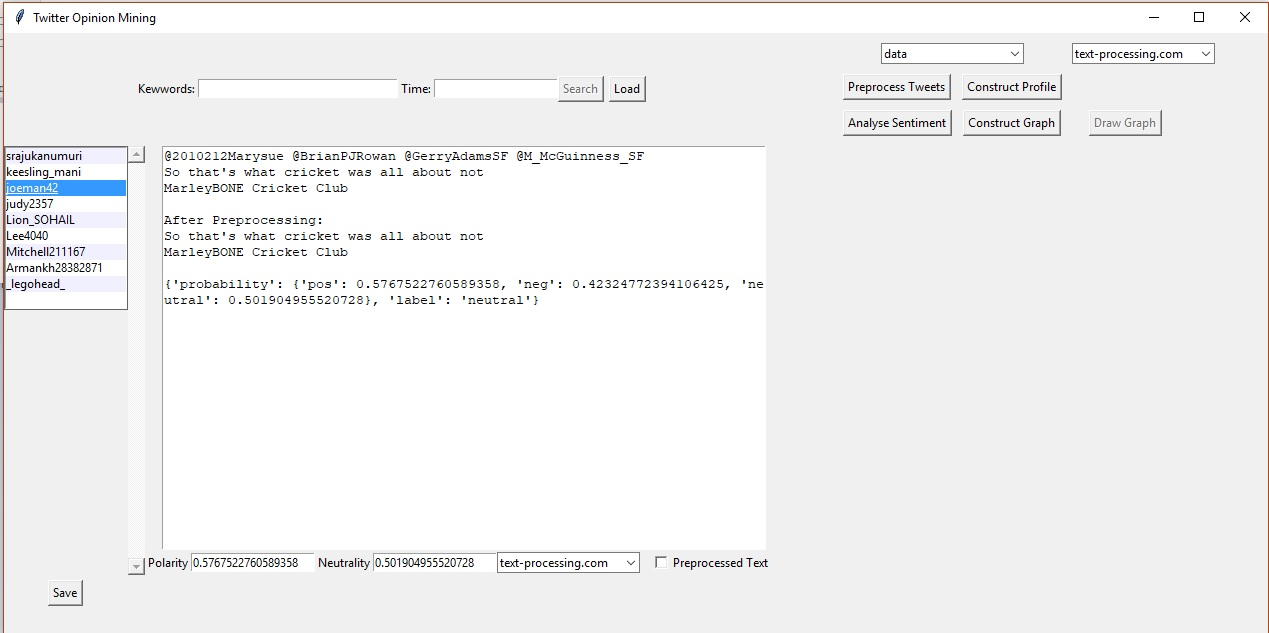

The script that drew this image:
import tkinter as tk
import tkinter.ttk as ttk
import functions_GH
import sentimentanalysis_GH
import graphconstruction
#databasename = 'saved_database'

class mainwindow():
        def __init__(self, master):

                self.master = master
                self.frame = tk.Frame(self.master)
                self.keylbl = tk.Label(self.frame, text = 'Kewwords:')
                self.keyframe = tk.Frame(self.frame, width = 200, height = 20)
                self.timelbl = tk.Label(self.frame, text = 'Time:')
                self.timeent = tk.Entry(self.frame)
                self.searchbtn = tk.Button(self.frame, text = 'Search', state = 'disabled', command = self.search) # search button to initiate streaming.
                self.loadbtn = tk.Button(self.frame, text = 'Load', state = 'normal', command= self.load)
                self.mwposition()
                self.keyframe.columnconfigure(0, weight=10)
                self.keyframe.grid_propagate(False)
                self.keyent = tk.Entry(self.keyframe)
                self.keyent.grid(sticky='WE')
                self.keyent.bind('<Key>', lambda e:self.searchbtn.config(state='normal'))                
                self.app1=analysiswindow(self.master)

        def mwposition(self):
                
                self.keylbl.grid(column = 0, row = 0)
                self.keyframe.grid(column = 1, row = 0)
                self.timelbl.grid(column = 2, row = 0)
                self.timeent.grid(column = 3, row = 0)
                self.searchbtn.grid(column = 4, row = 0)
                self.loadbtn.grid(column=5, row=0, padx=5)
                self.frame.grid(column = 0, row = 0, columnspan=3, padx = 15)

        def search(self): # will initiate the streaming process from Twitter.com
                self.count = 0
                if self.keyent.get() == '':
                        self.showmsg('Please provide at least one keywords')
                else:                        
                        if self.timeent.get()=='':
                                self.count, self.coll = functions_GH.search(self.keyent.get(), 300) # default time for streaming is 300 seconds
                                self.showlistbox()
                                self.showmsg('The number of collected tweets is:'+str(self.count))
                        else:
                                self.count, self.coll = functions_GH.search(self.keyent.get(), int(self.timeent.get()))
                                self.showlistbox()
                                self.showmsg('The number of collected tweets is:'+str(self.count))                       

        def load(self): # loading a collection of previously collected tweets from MongoDB database

                self.coll = functions_GH.getexistingdb(self.app1.dbcombo.get(),self.app1.dbcombo.get()+'_tweets') # assumed that collection name was formed by concatenating _tweets after the database name
                self.showlistbox()
                self.showmsg('Loaded from the database named'+self.app1.dbcombo.get()+', '+self.app1.dbcombo.get()+'_tweets')

        def showmsg(self, msg):
                
                tk.messagebox.showinfo('info',msg)
                
        def showlistbox(self): # will produce a listbox showing all the twitter users in the current database

                self.lbframe = tk.Frame(self.master, width = 100, height = 50)
                self.snlistbox = tk.Listbox(self.lbframe)
                self.snlistbox.grid(column=0, row=0, sticky='N')                
                self.lbscrollbar = tk.Scrollbar(self.lbframe, orient = 'vertical', command=self.snlistbox.yview)
                self.lbscrollbar.grid(column=1, row=0, sticky='NS')
                self.snlistbox.config(yscrollcommand=self.lbscrollbar.set)
                self.lbframe.grid(column = 0, row = 1, sticky='NW')
                self.snlistbox.bind('<Double-1>', self.showsentiment)
                self.snlistbox.bind('<<ListboxSelect>>', self.showsentiment)
                self.savebutton = tk.Button(self.lbframe, text='Save',command=self.savetodatabase)
                self.savebutton.grid(column=0, row=1, padx=5,pady=5)
                
                tweets = self.coll.find()
                index = 0
                for tweet in tweets:
                        self.snlistbox.insert('end', tweet.get('user').get('screen_name'))
                        if index%2 == 0:
                                self.snlistbox.itemconfigure(index, background = '#f0f0ff')
                        index = index+1

        def showsentiment(self, *args): # will create a text box showing the tweet text, preprocessed tweet text if any, and the sentiment scores

                self.snmtcomboselected = tk.StringVar()
                self.chkbtnvar = tk.IntVar()
                self.snmtframe = tk.Frame(self.lbframe, width = 75, height = 50)
                self.snmtframe.grid(column=2,row=0,sticky='NWES')
                self.snmttext = tk.Text(self.snmtframe, width=75, height=25)
                self.snmttext.grid(column=0,row=0,sticky='N')
                idx = self.snlistbox.curselection()
                index = int(idx[0])

                self.selectedTweettext = self.coll.find_one({'user.screen_name':self.snlistbox.get(index)}).get('text') # getting the tweet text for the selected users in the user listbox
                self.snmttext.insert('end', self.selectedTweettext+'\n\n')
                
                self.selectedTweettextP = self.coll.find_one({'user.screen_name':self.snlistbox.get(index)}).get('textP') # getting the preprocessed text of the selected user's tweet
                if self.selectedTweettextP != None:
                        self.snmttext.insert('end', 'After Preprocessing: '+self.selectedTweettextP+'\n\n')
                
                self.opframe = tk.Frame(self.snmtframe, width=50, height = 25)
                self.opframe.grid(column=0,row=1,sticky='WS')
                self.polaritylbl = tk.Label(self.opframe, text='Polarity')
                self.subjectivitylbl = tk.Label(self.opframe, text='Neutrality')
                self.polaritylbl.grid(column=0,row=0)
                self.subjectivitylbl.grid(column=2,row=0)
                self.polarityentry = tk.Entry(self.opframe)
                self.subjectivityentry = tk.Entry(self.opframe)
                self.polarityentry.grid(row=0,column=1)
                self.subjectivityentry.grid(row=0,column=3)
                self.snmtcombo = ttk.Combobox(self.opframe, textvariable=self.snmtcomboselected, state = 'readonly')                
                self.snmtcombo['values']=('text-processing.com', 'textblob_NaiveBayesAnalyzer', 'textblob_PatterntAnalyzer')
                self.snmtcombo.current(0)
                self.showopinionfirsttime()
                self.snmtcombo.grid(column=4,row=0)
                self.snmtcombo.selection_clear()
                self.snmtcombo.bind('<<ComboboxSelected>>', self.showopinions)
                self.chkbtn=tk.Checkbutton(self.opframe, text='Preprocessed Text', variable= self.chkbtnvar)
                self.chkbtn.grid(column=5, row=0, sticky='E', padx=10)
                
                
        def showopinionfirsttime(self): 

                self.opinion = sentimentanalysis_GH.tpdotcomText(self.selectedTweettext)
                self.snmttext.insert('end', self.opinion)
                self.polarityentry.insert('0',self.opinion.get('probability').get('pos'))
                self.subjectivityentry.insert('0',self.opinion.get('probability').get('neutral'))
                #print(self.opinion.get('probability').get('pos'))

        def showopinions(self, *args):

                self.snmttext.delete('1.0', 'end')
                self.snmttext.insert('end', self.selectedTweettext+'\n')
                if self.selectedTweettextP != None:
                        self.snmttext.insert('end', self.selectedTweettextP+'\n')
                if self.chkbtnvar.get()==0:
                        self.text = self.selectedTweettext
                elif self.chkbtnvar.get()==1:
                        self.text=self.selectedTweettextP
                print('selected text:' + self.text)
                if self.snmtcombo.get() == 'text-processing.com':
                        self.opinion = sentimentanalysis_GH.tpdotcomText(self.text)
                        self.snmttext.insert('end', self.opinion)
                        self.subjectivitylbl['text'] = 'Neutrality'
                        self.polarityentry.delete('0','end')
                        self.subjectivityentry.delete('0','end')
                        self.polarityentry.insert('0',self.opinion.get('probability').get('pos'))
                        self.subjectivityentry.insert('0',self.opinion.get('probability').get('neutral'))                        
                elif self.snmtcombo.get() == 'textblob_NaiveBayesAnalyzer':
                        self.opinion = sentimentanalysis_GH.textblobingNBText(self.text)
                        self.snmttext.insert('end', self.opinion.sentiment)
                        self.polaritylbl['text'] = 'Positivity'
                        self.subjectivitylbl['text'] = 'Negativity'
                        self.polarityentry.delete('0','end')
                        self.subjectivityentry.delete('0','end')
                        self.polarityentry.insert('0',self.opinion.sentiment[1])
                        print(self.opinion.sentiment[1])
                        self.subjectivityentry.insert('0',self.opinion.sentiment[2])
                elif  self.snmtcombo.get() =='textblob_PatterntAnalyzer':
                        print('checkbtn:'+str(self.chkbtnvar.get()))
                        self.opinion = sentimentanalysis_GH.textblobingPAText(self.text)
                        self.snmttext.insert('end', self.opinion.sentiment)
                        self.subjectivitylbl['text'] = 'Subjectivity'
                        self.polarityentry.delete('0','end')
                        self.subjectivityentry.delete('0','end')
                        self.polarityentry.insert('0',self.opinion.sentiment[0])
                        self.subjectivityentry.insert('0',self.opinion.sentiment[1])

                else:
                        print('Cant Match')
                        
        def savetodatabase(self): # You can save the collected tweets in your own database by giving it a name, the collection name will be created automatically by adding _tweets at the end of the database name
                
                self.database=popupwindow(self.master, 'Database Name:')
                self.master.wait_window(self.database.getinput)
                print('databasename:'+self.database.dbname)
                functions_GH.savetodatabase(self.database.dbname,self.database.dbname+'_tweets',self.coll)
                self.app1.databases = functions_GH.getdatabasenames()
                self.app1.dbcombo['values']=self.app1.databases
                self.app1.dbcombo.current(0)
                
class analysiswindow():  # this class will compute all the necessary analysis.
        def __init__(self, master):

                global databasename
                self.dbcomboselected = tk.StringVar()
                self.analcomboselected = tk.StringVar()
                self.master = master
                self.spaceframe = tk.Frame(self.master,width=50)
                self.spaceframe.grid(row=0,column=3,columnspan=2,sticky='NSEW')
                self.frame = tk.Frame(self.master)
                self.frame.grid(row=0,column=5, pady=5, padx=5)

                self.dbcombo = ttk.Combobox(self.frame, textvariable=self.dbcomboselected, state = 'readonly')
                self.analcombo = ttk.Combobox(self.frame, textvariable=self.analcomboselected, state = 'readonly')
                self.databases = functions_GH.getdatabasenames()
                #self.collections.remove('system.indexes')
                self.dbcombo['values']=self.databases
                self.analcombo['values']=('text-processing.com', 'textblob_NaiveBayesAnalyzer', 'textblob_PatterntAnalyzer')
                if len(self.databases) != 0:
                        self.dbcombo.current(0)                
                self.analcombo.current(0)
                
                self.dbcombo.grid(column=0,row=0, columnspan=2, padx=5, pady=5)
                self.dbcombo.selection_clear()
                self.analcombo.grid(column=2,row=0, columnspan=2, padx=5, pady=5)
                self.analcombo.selection_clear()              
                self.dbcombo.bind('<<ComboboxSelected>>', self.buttonsetup)

                self.preprocessbtn = tk.Button(self.frame, text = 'Preprocess Tweets', command = self.preprocess)
                self.profilebtn = tk.Button(self.frame, text = 'Construct Profile', command = self.profiling)

                self.analysebtn = tk.Button(self.frame, text = 'Analyse Sentiment', command = self.analyse)
                self.generateGraphbtn = tk.Button(self.frame, text = 'Construct Graph', command = self.constructGraph)
                self.drawGraphbtn = tk.Button(self.frame, text = 'Draw Graph', state='disabled', command = self.drawGraph)               
                
                self.preprocessbtn.grid(row=1,column=0, padx=5, pady=5)
                self.profilebtn.grid(row=1,column=1, padx=5, pady=5)
                
                self.analysebtn.grid(row=2, column=0, padx=5, pady=5)
                self.generateGraphbtn.grid(row=2, column=1, padx=5, pady=5)
                self.drawGraphbtn.grid(row=2, column=2, padx=5, pady=5)

                                
        def buttonsetup(self, *args):
                
                self.drawGraphbtn.config(state='disabled')

        def preprocess(self): # applying some preprocessing step, that will remove the user mentions from the tweet text.

                print('In Preprocess')
                sentimentanalysis_GH.preprocessGUI(self.dbcombo.get(), self.dbcombo.get()+'_tweets') # this function will do this preprocessing and store the tweet text in the database after the processing

        def profiling(self): # generating the profile of a user by finding their friend and follower count, bio-information, verified status, listed count, tweets count
                print('In profiling')
                self.profilecollection = functions_GH.getexistingdb(self.dbcombo.get(), self.dbcombo.get()+'_profile')
                if self.profilecollection.count() == 0:
                        self.profilecollection = sentimentanalysis_GH.profilingGUI(self.profilecollection, self.dbcombo.get(), self.dbcombo.get()+'_tweets')
                        tk.messagebox.showinfo('info','Profile construction has been completed')
                else:
                        tk.messagebox.showinfo('info','Profile has been constructed previously')        

        def analyse(self): # this will compute the opinions for each of the tweets in the database and tag them with the tweets
                print('In Analysis')
                if self.analcombo.get() == 'text-processing.com':
                        sentimentanalysis_GH.tpdotcomGUI(self.dbcombo.get(),self.dbcombo.get()+'_tpdotcom', self.dbcombo.get()+'_tweets')

                elif self.analcombo.get() == 'textblob_NaiveBayesAnalyzer':
                        sentimentanalysis_GH.textblobingNBGUI(self.dbcombo.get(),self.dbcombo.get()+'_tbnba', self.dbcombo.get()+'_tweets')

                elif  self.analcombo.get() =='textblob_PatterntAnalyzer':
                        sentimentanalysis_GH.textblobingPAGUI(self.dbcombo.get(),self.dbcombo.get()+'_tbpa', self.dbcombo.get()+'_tweets')

                tk.messagebox.showinfo('info','Analysis Done')
                
                
        def constructGraph(self): # the underlying user graph will be constructed here
                #global databasename
                print('In Generate Graph')
                self.graphcollection = functions_GH.getexistingdb(self.dbcombo.get(), self.dbcombo.get()+'_graph')
                #print(self.graphcollection.count)
                if self.graphcollection.count()==0:
                        self.vertices, self.edges = graphconstruction.constructgraphAlternate(functions_GH.getexistingdb(self.dbcombo.get(), self.dbcombo.get()+'_tweets').find())                                
                        self.graphcollection.insert(dict({'vertices':self.vertices,'edges':self.edges}))
                        tk.messagebox.showinfo('info','Graph has been constructed and saved to database')
                else:
                        for graph in self.graphcollection.find():
                                self.vertices = graph.get('vertices')
                                self.edges = graph.get('edges')
                        tk.messagebox.showinfo('info','Graph retrived from database')
                self.drawGraphbtn.config(state='normal')
                self.graph = graphconstruction.networkxgraph(self.vertices, self.edges)

        def drawGraph(self): # the constructed graph will be drawn and displayed here
                print('In Draw Graph')
                graphconstruction.drawgraph(self.graph)
                

class popupwindow():
        def __init__(self, master, label):
                self.getinput = tk.Toplevel(master)
                self.lbl = tk.Label(self.getinput, text=label)
                self.lbl.pack()
                self.entry=tk.Entry(self.getinput)
                self.entry.pack()
                self.button = tk.Button(self.getinput, text='Ok', command=self.cleanup)
                self.button.pack()
        def cleanup(self):
                self.dbname = self.entry.get()
                self.getinput.destroy()

if __name__ == '__main__':
        root = tk.Tk()
        root.title('Twitter Opinion Mining')
        root.geometry('1200x600')
        app = mainwindow(root)
        #app1=analysiswindow(root)
        root.mainloop()
